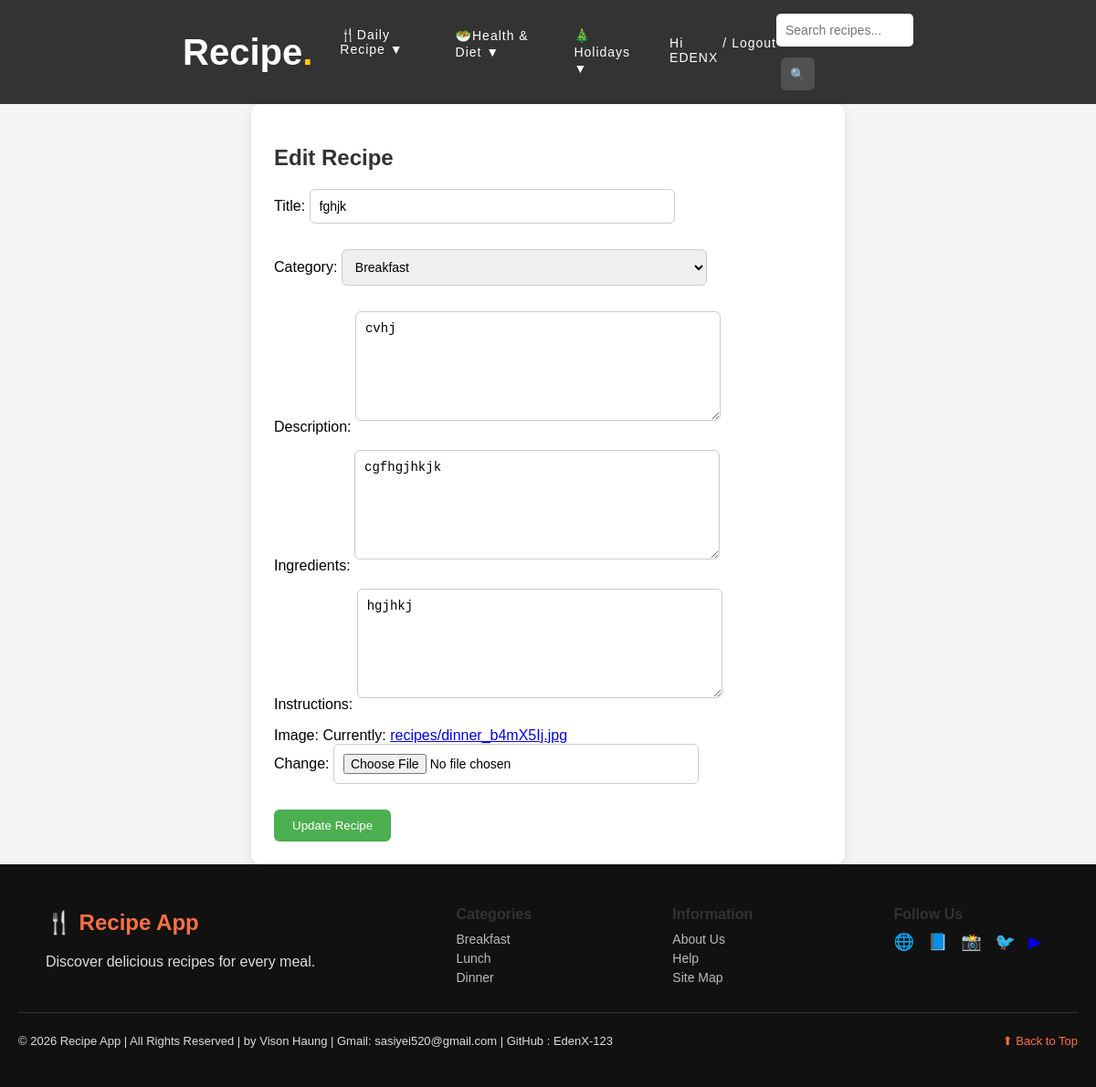
/edit/20/ (signed in), run on the app's committed database.
### Recipe/models.py (models this page shows, shortened)
class Recipe(models.Model):
    CATEGORY_CHOICES = [
        ('breakfast','Breakfast'),
        ('lunch','Lunch'),
        ('dinner','Dinner'),
    ]
    title = models.CharField(max_length=200)
    author = models.ForeignKey(User, on_delete=models.CASCADE)
    category = models.CharField(max_length=20, choices=CATEGORY_CHOICES)
    description = models.TextField()
    ingredients = models.TextField()
    instructions = models.TextField()
    image = models.ImageField(upload_to='recipes/')
    created_at = models.DateTimeField(auto_now_add=True)

### Recipe/views.py (the view)
# urls.py: path('edit/<int:recipe_id>/',views.edit_recipe,name='edit_recipe'),
def edit_recipe(request, recipe_id):
    recipe = get_object_or_404(Recipe, id=recipe_id)
    if recipe.author != request.user:
        messages.error(request, "You are not allowed to edit this recipe ❌")
        return redirect("home")
    form = RecipeForm(request.POST or None,
                      request.FILES or None,
                      instance=recipe)
    if form.is_valid():
        form.save()
        messages.success(request, "Recipe updated successfully ✅")
        return redirect('recipe_detail', recipe_id=recipe.id)
    return render(request, 'Recipe/edit_recipe.html', {
        'form': form
    })

### Recipe/forms.py
class RecipeForm(forms.ModelForm):
    class Meta:
        model = Recipe
        fields = [
            "title",
            "category",
            "description",
            "ingredients",
            "instructions",
            "image"
        ]

### Recipe/templates/Recipe/edit_recipe.html (shortened to what this page needs)
{% extends "Recipe/base.html" %}
{% block content %}
<div class="form-container">
<h2>Edit Recipe</h2>
<form method="POST" enctype="multipart/form-data">
{{ form.as_p }}
<button type="submit">Update Recipe</button>
</form>
</div>
{% endblock %}

### Recipe/templates/Recipe/base.html (shortened to what this page needs)
<!DOCTYPE html>
<html>
<head>
    {% load static %}
    <link rel="stylesheet" href="{% static 'css/style.css' %}">
    <link rel="stylesheet" href="https://cdnjs.cloudflare.com/ajax/libs/font-awesome/6.4.0/css/all.min.css">
</head>
<body>
<div class="navbar">
    <div class="nav-center">
        <a href="/" class="logo">Recipe<span class="dot">.</span></a>
        <div class="nav-links">
            <div class="dropdown">
                <a href="{% url 'recipe'%}" class="dropbtn">🍴Daily Recipe ▼</a>
            </div>
            <div class="dropdown">
                <a href="{% url 'health_and_diet' %}">🥗Health & Diet ▼</a>
            </div>
            <div class="dropdown">
                <a href="{% url 'holiday_recipes' %}">🎄Holidays ▼</a>
            </div>
        </div>
        <div class="user-area nav-links">
            {% if user.is_authenticated %}
                <a>Hi {{ user.username }}</a>
                <a> / </a>
                <a href="{% url 'logout' %}">Logout</a>
            {% else %}
                <a href="#" onclick="openLogin()"><i class="fas fa-user"></i></a>
            {% endif %}
        </div>
    </div>
    <div class="nav-side right">
        <form action="{% url 'search' %}" method="GET" class="search-bar">
            <input type="text" name="q" placeholder="Search recipes...">
            <button type="submit">🔍</button>
        </form>
    </div>
</div>
<div class="content">
    {% block content %}{% endblock %}
</div>
<footer class="footer">
    <div class="footer-container">
        <div class="footer-brand">
            <h2>🍴 Recipe App</h2>
            <p>Discover delicious recipes for every meal.</p>
        </div>
        <div class="footer-links">
            <h3>Categories</h3>
            <a href="{% url 'breakfast' %}">Breakfast</a>
            <a href="{% url 'lunch' %}">Lunch</a>
            <a href="{% url 'dinner' %}">Dinner</a>
        </div>
        <div class="footer-links">
            <h3>Information</h3>
            <a href="#">About Us</a>
            <a href="#">Help</a>
            <a href="#">Site Map</a>
        </div>
        <div class="footer-social">
            <h3>Follow Us</h3>
            <div class="social-icons">
                <a href="#">🌐</a>
                <a href="#">📘</a>
                <a href="#">📸</a>
                <a href="#">🐦</a>
                <a href="#">▶</a>
            </div>
        </div>
    </div>
    <div class="footer-bottom">
        <p>© 2026 Recipe App | All Rights Reserved | by Vison Haung | Gmail: sasiyei520@gmail.com | GitHub : EdenX-123</p>
        <a href="#" class="back-top">⬆ Back to Top</a>
    </div>
</footer>
</body>
</html>

### Recipe/static/css/style.css (style rules this page uses)
html, body { height:100%; }
body { font-family: Arial, Helvetica, sans-serif; background: #f5f5f5; margin: 0; display:flex; flex-direction:column; }
h1, h2, h3 { color: #333; }
.navbar { background: #333; display: flex; align-items: center; justify-content:center; padding:15px 200px; }
.nav-side { flex: 1; display: flex; align-items: center; }
.nav-side.right { justify-content: flex-end; }
.nav-center { display: flex; align-items: center; gap: 30px; justify-content: center; }
.logo { font-size: 40px; font-weight: bold; color: white; text-decoration: none; }
.dot { color: #ffcc00; }
.nav-links { display: flex; gap: 30px; }
.nav-links a { color: white; text-decoration: none; font-size: 14px; letter-spacing: 1px; padding-bottom: 5px; position: relative; }
.nav-links a::after { content: ""; position: absolute; width: 0; height: 2px; background: #00bcd4; left: 0; bottom: 0; transition: 0.3s; }
.dropdown { position: relative; display: inline-block; }
.dropdown .dropbtn { text-decoration: none; display: inline-block; }
.user-area { color: white; display: flex; gap: 5px; }
.form-container { max-width: 600px; margin:0 auto; background:white; padding:25px; border-radius:10px; box-shadow:0 4px 12px rgba(0,0,0,0.1); }
form textarea { height:120px; resize:vertical; }
form input, form textarea, form select { width:100%; max-width: 400px; padding:10px; margin-bottom:12px; border:1px solid #ccc; border-radius:6px; font-size:14px; box-sizing:border-box; }
form button { padding: 10px 20px; background: #4caf50; color: white; border: none; border-radius: 6px; cursor: pointer; }
.search-bar { float: center; align-items: center; gap: 5px; }
.search-bar input { padding: 6px 10px; border-radius: 5px; border: none; outline: none; width: 150px; }
.search-bar input, .search-bar button { height:36px; }
.search-bar button { top: -10px; margin-left: 5px; padding: 6px 10px; background: #505050; color: white; }
.footer { background: #111; color: #ddd; padding: 30px 20px; margin-top:auto; }
.footer-container { max-width: 1100px; margin: auto; display: flex; justify-content: space-between; flex-wrap: wrap; gap: 30px; }
.footer h2 { color: #ff7043; }
.footer h3 { margin-bottom: 10px; font-size: 16px; }
.footer-links a { display: block; color: #bbb; text-decoration: none; margin: 5px 0; font-size: 14px; transition: 0.3s; }
.social-icons a { font-size: 18px; margin-right: 10px; text-decoration: none; transition: 0.3s; }
.footer-bottom { border-top: 1px solid #333; margin-top: 25px; padding-top: 10px; display: flex; justify-content: space-between; align-items: center; font-size: 13px; }
.back-top { color: #ff7043; text-decoration: none; }

### data on the page
Recipe: title "fghjk", category "Breakfast", description "cvhj", ingredients "cgfhgjhkjk", instructions "hgjhkj"

### other printed values
{{ user.username }} "EDENX"
